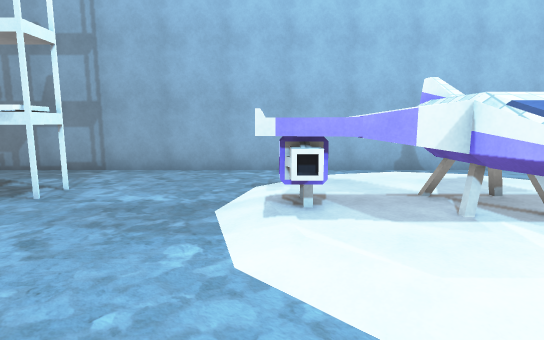
[1] (above)

16 first-person views from a walk through a Unity game level. The camera is 1.5 m above the floor, tilts 8° down and sees 80° across. The floor is counted in squares, 1 m on a side. Each view is taken from the middle of a square. On the plan, view 1 faces up. The plan holds only what a view shows up to about 15 squares ahead; the rest is blank. The place goes on beyond the plan. Some surface patterns are stand-ins.

[2]
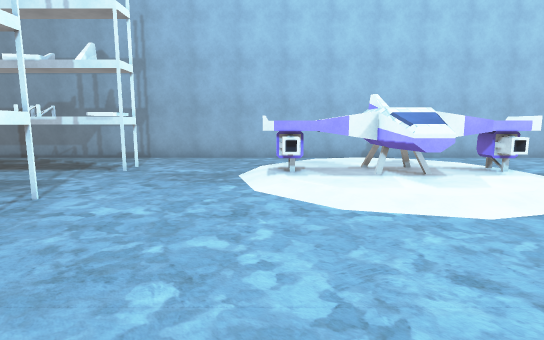

[3]
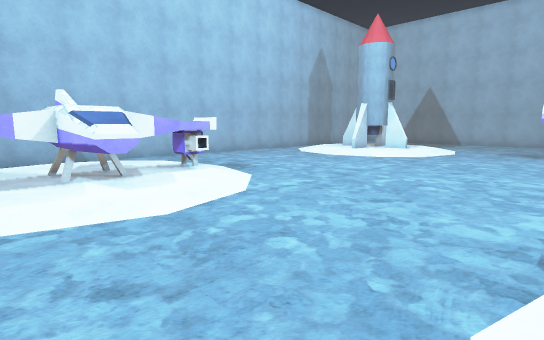

[4]
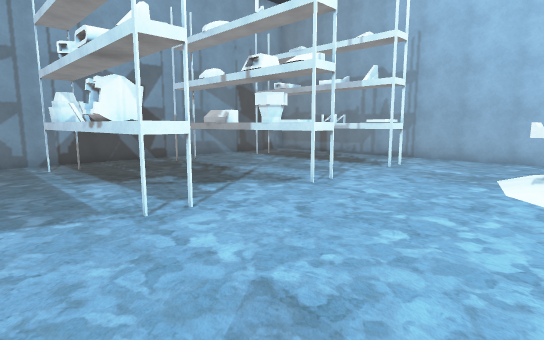

[5]
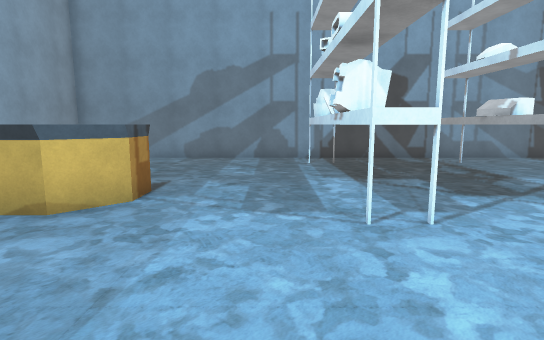

[6]
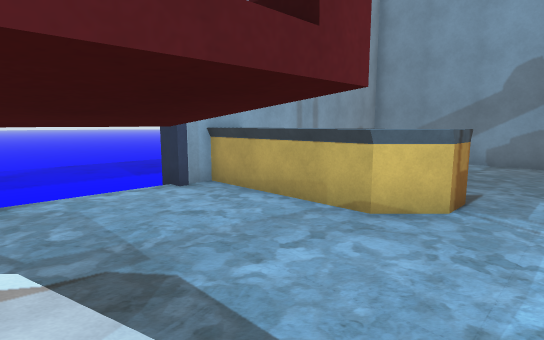

[7]
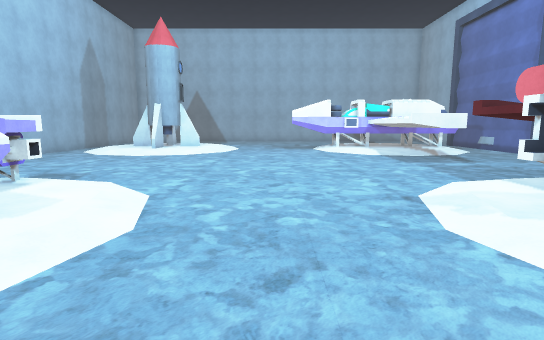

[8]
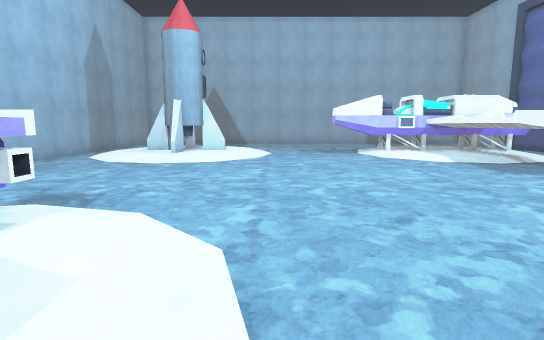

[9]
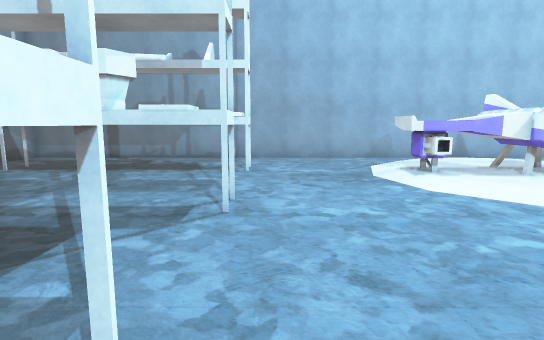

[10]
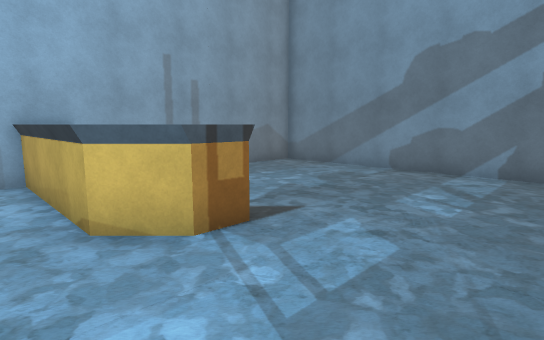

[11]
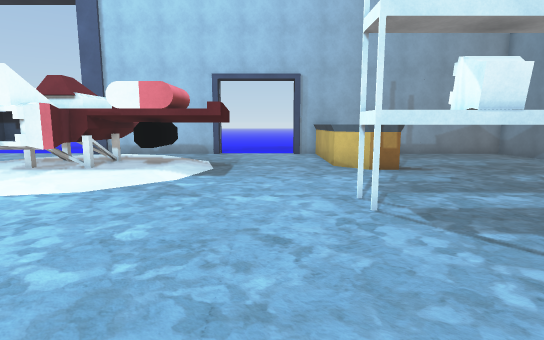

[12]
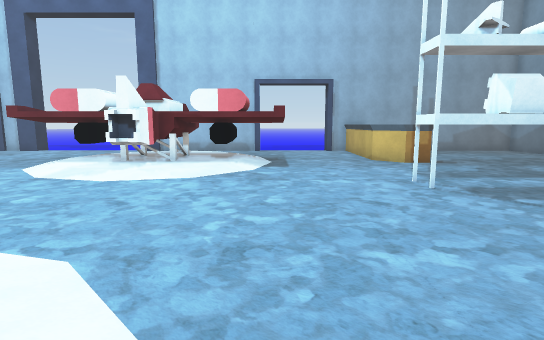

[13]
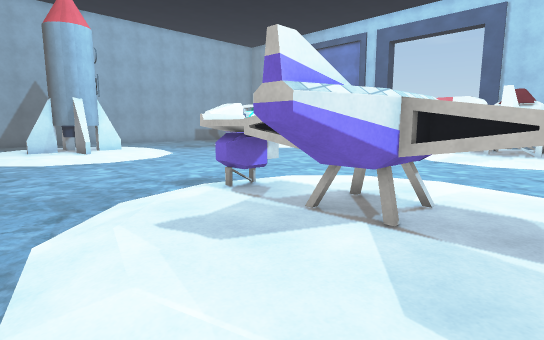

[14]
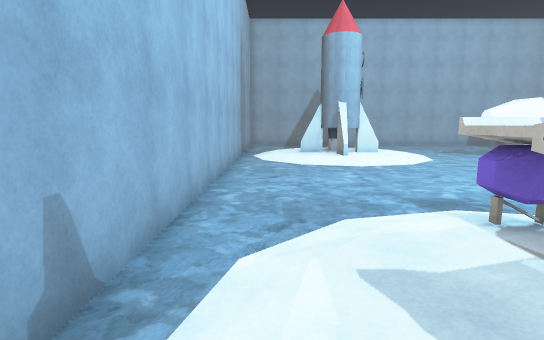

[15]
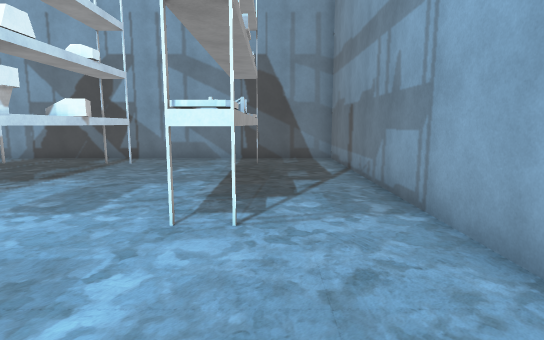

[16]
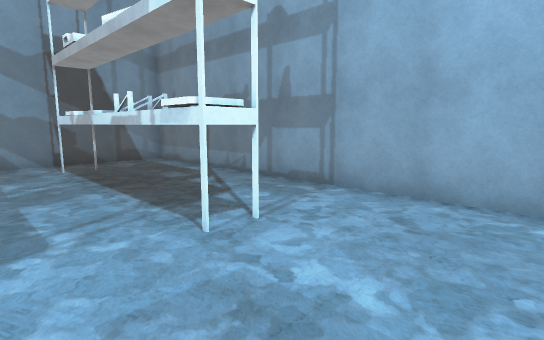

### Floor plan
Key: @ floor where view 1 was taken; # wall or solid block; . main floor; : floor 0.25 m higher than the main floor; / step, stairs or slope; ^ raised ledge; T thing the floor can be seen under or through; O other object.
Columns run from 15 left of view 1 to 17 right of it. Each row starts with its distance up from view 1.
 11 #################################
 10 #................................
  9 #................/::/.........../
  8 #...............::::::........./:
  7 #..TTTTTTTT..../::OO::/........::
  6 #..............OOOOOOOO......./:O
  5 #..............OOOOOOOO......./::
  4 #............../::OO::/........::
  3 #...............::OO::........./:
  2 #..TTTTTTTT....../::/.........../
  1 #................................
  0 #..............@.................
 -1 #................................
 -2 #................................
 -3 #..TTTTTTTT......................
 -4 #.................//.............
 -5 #.............../:##:/..........:
 -6 #............../::##::/........::
 -7 #..............########....^^^^^^
 -8 #.......^^.... ######## ...#  ^
 -9 #....... ^^...######    ...#^
-10 #.......  ^..../  #     .......::
-11 #......  ^^...../         .... .:
-12 #......   ^......          ...
-13 #...      ^....

Positions as (right, up) in squares from view 1, and headings:
1: (0, 0), facing up
2: (0, -4), facing up
3: (1, -4), facing up-right
4: (1, -6), facing up-left
5: (0, -5), facing left
6: (0, -6), facing down-left
7: (-1, -1), facing right
8: (2, 1), facing right
9: (-4, -4), facing up
10: (-4, -4), facing down-left
11: (-3, 3), facing down
12: (-1, 5), facing down
13: (1, 10), facing down-right
14: (2, 9), facing right
15: (0, 8), facing left
16: (-1, 4), facing up-left
